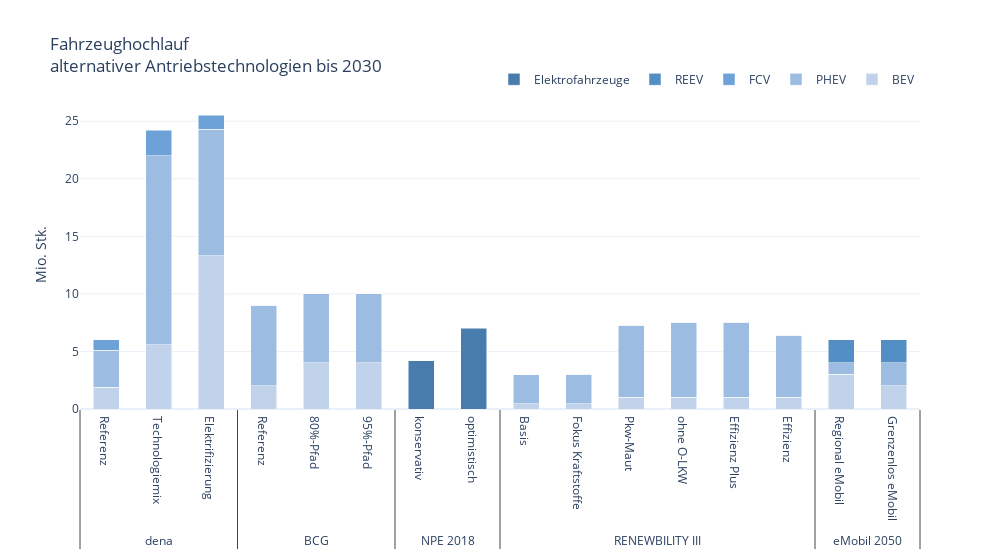

The notebook cell this image was saved under:
### Code cell
# 2030 data
df_RampUp_2030 = df_RampUp.loc[:,:,'2030-01-01']

# define xlabels
xlabels = [list(df_RampUp_2030.index.get_level_values(0)),
           list(df_RampUp_2030.index.get_level_values(1)),
           df_RampUp_2030.index]

fig = go.Figure()

# create traces
for idx, tech in enumerate(df_RampUp_2030.columns):
    fig.add_trace(
        go.Bar(
            y=df_RampUp_2030[tech],
            x=xlabels,
            name=tech,
            showlegend=True,
            marker_color=RLI_CMAP_PRES[idx],
            width=0.5,
        )
    )

# specify layout
fig.update_layout(
    autosize=False,
    width=1.5*width,
    yaxis=dict(
        titlefont_size=16,
        tickfont_size=12,
        title="Mio. Stk.",
        showspikes=True),
    xaxis=dict(
        titlefont_size=16,
        tickfont_size=12),
    legend=dict(
        orientation="h",
        yanchor="bottom",
        y=1.02,
        xanchor="right",
        x=1
    ),
    title_text='Fahrzeughochlauf<br>alternativer Antriebstechnologien bis 2030',
    template='plotly_white',
    barmode='stack',
)

fig.write_image("images/RampUp-2030.svg")
fig.write_html("images/RampUp-2030.html")

fig.show()

### Figure 1 — Plotly figure (JSON) as saved in the notebook; plotly's stock layout.template omitted (floating-point values rounded to 4 significant figures)
{"data": [{"marker": {"color": "rgba(193, 211, 234, 1.0)"}, "name": "BEV", "showlegend": true, "type": "bar", "width": 0.5, "x": [["dena", "dena", "dena", "BCG", "BCG", "BCG", "NPE 2018", "NPE 2018", "RENEWBILITY III", "RENEWBILITY III", "RENEWBILITY III", "RENEWBILITY III", "RENEWBILITY III", "RENEWBILITY III", "eMobil 2050", "eMobil 2050"], ["Referenz", "Technologiemix", "Elektrifizierung", "Referenz", "80%-Pfad", "95%-Pfad", "konservativ", "optimistisch", "Basis", "Fokus Kraftstoffe", "Pkw-Maut", "ohne O-LKW", "Effizienz Plus", "Effizienz", "Regional eMobil", "Grenzenlos eMobil"], [["dena", "Referenz"], ["dena", "Technologiemix"], ["dena", "Elektrifizierung"], ["BCG", "Referenz"], ["BCG", "80%-Pfad"], ["BCG", "95%-Pfad"], ["NPE 2018", "konservativ"], ["NPE 2018", "optimistisch"], ["RENEWBILITY III", "Basis"], ["RENEWBILITY III", "Fokus Kraftstoffe"], ["RENEWBILITY III", "Pkw-Maut"], ["RENEWBILITY III", "ohne O-LKW"], ["RENEWBILITY III", "Effizienz Plus"], ["RENEWBILITY III", "Effizienz"], ["eMobil 2050", "Regional eMobil"], ["eMobil 2050", "Grenzenlos eMobil"]]], "y": [1.9, 5.6, 13.3, 2, 4, 4, null, null, 0.449, 0.456, 1.004, 1.037, 1.037, 1.001, 3, 2]}, {"marker": {"color": "rgba(157, 188, 225, 1.0)"}, "name": "PHEV", "showlegend": true, "type": "bar", "width": 0.5, "x": [["dena", "dena", "dena", "BCG", "BCG", "BCG", "NPE 2018", "NPE 2018", "RENEWBILITY III", "RENEWBILITY III", "RENEWBILITY III", "RENEWBILITY III", "RENEWBILITY III", "RENEWBILITY III", "eMobil 2050", "eMobil 2050"], ["Referenz", "Technologiemix", "Elektrifizierung", "Referenz", "80%-Pfad", "95%-Pfad", "konservativ", "optimistisch", "Basis", "Fokus Kraftstoffe", "Pkw-Maut", "ohne O-LKW", "Effizienz Plus", "Effizienz", "Regional eMobil", "Grenzenlos eMobil"], [["dena", "Referenz"], ["dena", "Technologiemix"], ["dena", "Elektrifizierung"], ["BCG", "Referenz"], ["BCG", "80%-Pfad"], ["BCG", "95%-Pfad"], ["NPE 2018", "konservativ"], ["NPE 2018", "optimistisch"], ["RENEWBILITY III", "Basis"], ["RENEWBILITY III", "Fokus Kraftstoffe"], ["RENEWBILITY III", "Pkw-Maut"], ["RENEWBILITY III", "ohne O-LKW"], ["RENEWBILITY III", "Effizienz Plus"], ["RENEWBILITY III", "Effizienz"], ["eMobil 2050", "Regional eMobil"], ["eMobil 2050", "Grenzenlos eMobil"]]], "y": [3.2, 16.4, 11, 7, 6, 6, null, null, 2.513, 2.55, 6.277, 6.485, 6.485, 5.387, 1, 2]}, {"marker": {"color": "rgba(108, 162, 215, 1.0)"}, "name": "FCV", "showlegend": true, "type": "bar", "width": 0.5, "x": [["dena", "dena", "dena", "BCG", "BCG", "BCG", "NPE 2018", "NPE 2018", "RENEWBILITY III", "RENEWBILITY III", "RENEWBILITY III", "RENEWBILITY III", "RENEWBILITY III", "RENEWBILITY III", "eMobil 2050", "eMobil 2050"], ["Referenz", "Technologiemix", "Elektrifizierung", "Referenz", "80%-Pfad", "95%-Pfad", "konservativ", "optimistisch", "Basis", "Fokus Kraftstoffe", "Pkw-Maut", "ohne O-LKW", "Effizienz Plus", "Effizienz", "Regional eMobil", "Grenzenlos eMobil"], [["dena", "Referenz"], ["dena", "Technologiemix"], ["dena", "Elektrifizierung"], ["BCG", "Referenz"], ["BCG", "80%-Pfad"], ["BCG", "95%-Pfad"], ["NPE 2018", "konservativ"], ["NPE 2018", "optimistisch"], ["RENEWBILITY III", "Basis"], ["RENEWBILITY III", "Fokus Kraftstoffe"], ["RENEWBILITY III", "Pkw-Maut"], ["RENEWBILITY III", "ohne O-LKW"], ["RENEWBILITY III", "Effizienz Plus"], ["RENEWBILITY III", "Effizienz"], ["eMobil 2050", "Regional eMobil"], ["eMobil 2050", "Grenzenlos eMobil"]]], "y": [0.9, 2.2, 1.2, 0, 0, 0, null, null, 0.004, 0, 0.007, 0, 0.008, 0.008, null, null]}, {"marker": {"color": "rgba(083, 142, 196, 1.0)"}, "name": "REEV", "showlegend": true, "type": "bar", "width": 0.5, "x": [["dena", "dena", "dena", "BCG", "BCG", "BCG", "NPE 2018", "NPE 2018", "RENEWBILITY III", "RENEWBILITY III", "RENEWBILITY III", "RENEWBILITY III", "RENEWBILITY III", "RENEWBILITY III", "eMobil 2050", "eMobil 2050"], ["Referenz", "Technologiemix", "Elektrifizierung", "Referenz", "80%-Pfad", "95%-Pfad", "konservativ", "optimistisch", "Basis", "Fokus Kraftstoffe", "Pkw-Maut", "ohne O-LKW", "Effizienz Plus", "Effizienz", "Regional eMobil", "Grenzenlos eMobil"], [["dena", "Referenz"], ["dena", "Technologiemix"], ["dena", "Elektrifizierung"], ["BCG", "Referenz"], ["BCG", "80%-Pfad"], ["BCG", "95%-Pfad"], ["NPE 2018", "konservativ"], ["NPE 2018", "optimistisch"], ["RENEWBILITY III", "Basis"], ["RENEWBILITY III", "Fokus Kraftstoffe"], ["RENEWBILITY III", "Pkw-Maut"], ["RENEWBILITY III", "ohne O-LKW"], ["RENEWBILITY III", "Effizienz Plus"], ["RENEWBILITY III", "Effizienz"], ["eMobil 2050", "Regional eMobil"], ["eMobil 2050", "Grenzenlos eMobil"]]], "y": [null, null, null, null, null, null, null, null, null, null, null, null, null, null, 2, 2]}, {"marker": {"color": "rgba(072, 124, 172, 1.0)"}, "name": "Elektrofahrzeuge", "showlegend": true, "type": "bar", "width": 0.5, "x": [["dena", "dena", "dena", "BCG", "BCG", "BCG", "NPE 2018", "NPE 2018", "RENEWBILITY III", "RENEWBILITY III", "RENEWBILITY III", "RENEWBILITY III", "RENEWBILITY III", "RENEWBILITY III", "eMobil 2050", "eMobil 2050"], ["Referenz", "Technologiemix", "Elektrifizierung", "Referenz", "80%-Pfad", "95%-Pfad", "konservativ", "optimistisch", "Basis", "Fokus Kraftstoffe", "Pkw-Maut", "ohne O-LKW", "Effizienz Plus", "Effizienz", "Regional eMobil", "Grenzenlos eMobil"], [["dena", "Referenz"], ["dena", "Technologiemix"], ["dena", "Elektrifizierung"], ["BCG", "Referenz"], ["BCG", "80%-Pfad"], ["BCG", "95%-Pfad"], ["NPE 2018", "konservativ"], ["NPE 2018", "optimistisch"], ["RENEWBILITY III", "Basis"], ["RENEWBILITY III", "Fokus Kraftstoffe"], ["RENEWBILITY III", "Pkw-Maut"], ["RENEWBILITY III", "ohne O-LKW"], ["RENEWBILITY III", "Effizienz Plus"], ["RENEWBILITY III", "Effizienz"], ["eMobil 2050", "Regional eMobil"], ["eMobil 2050", "Grenzenlos eMobil"]]], "y": [null, null, null, null, null, null, 4.2, 7, null, null, null, null, null, null, null, null]}], "layout": {"autosize": false, "barmode": "stack", "legend": {"orientation": "h", "x": 1, "xanchor": "right", "y": 1.02, "yanchor": "bottom"}, "title": {"text": "Fahrzeughochlauf<br>alternativer Antriebstechnologien bis 2030"}, "width": 1000.0, "xaxis": {"tickfont": {"size": 12}, "title": {"font": {"size": 16}}}, "yaxis": {"showspikes": true, "tickfont": {"size": 12}, "title": {"text": "Mio. Stk."}}}}
